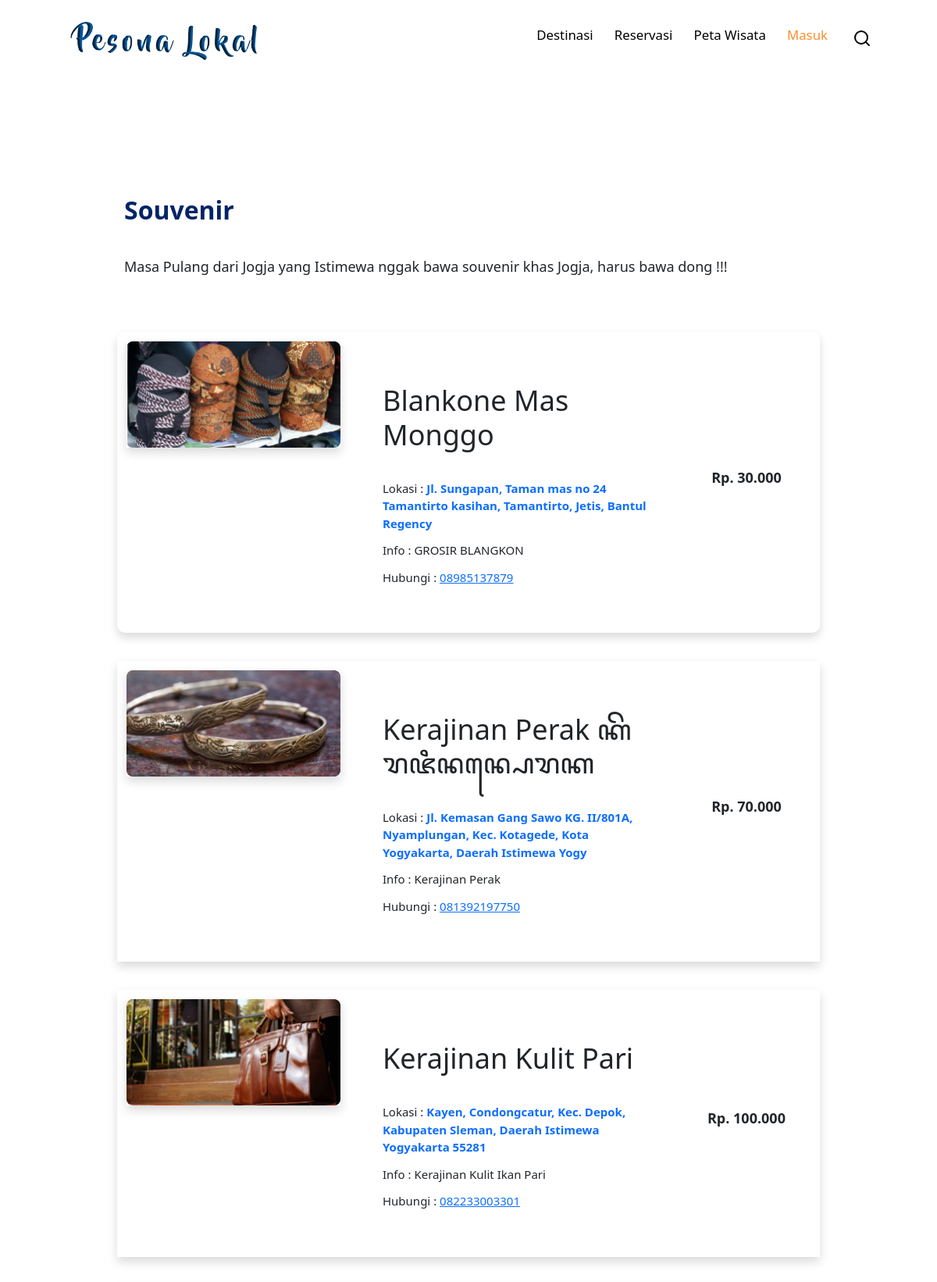
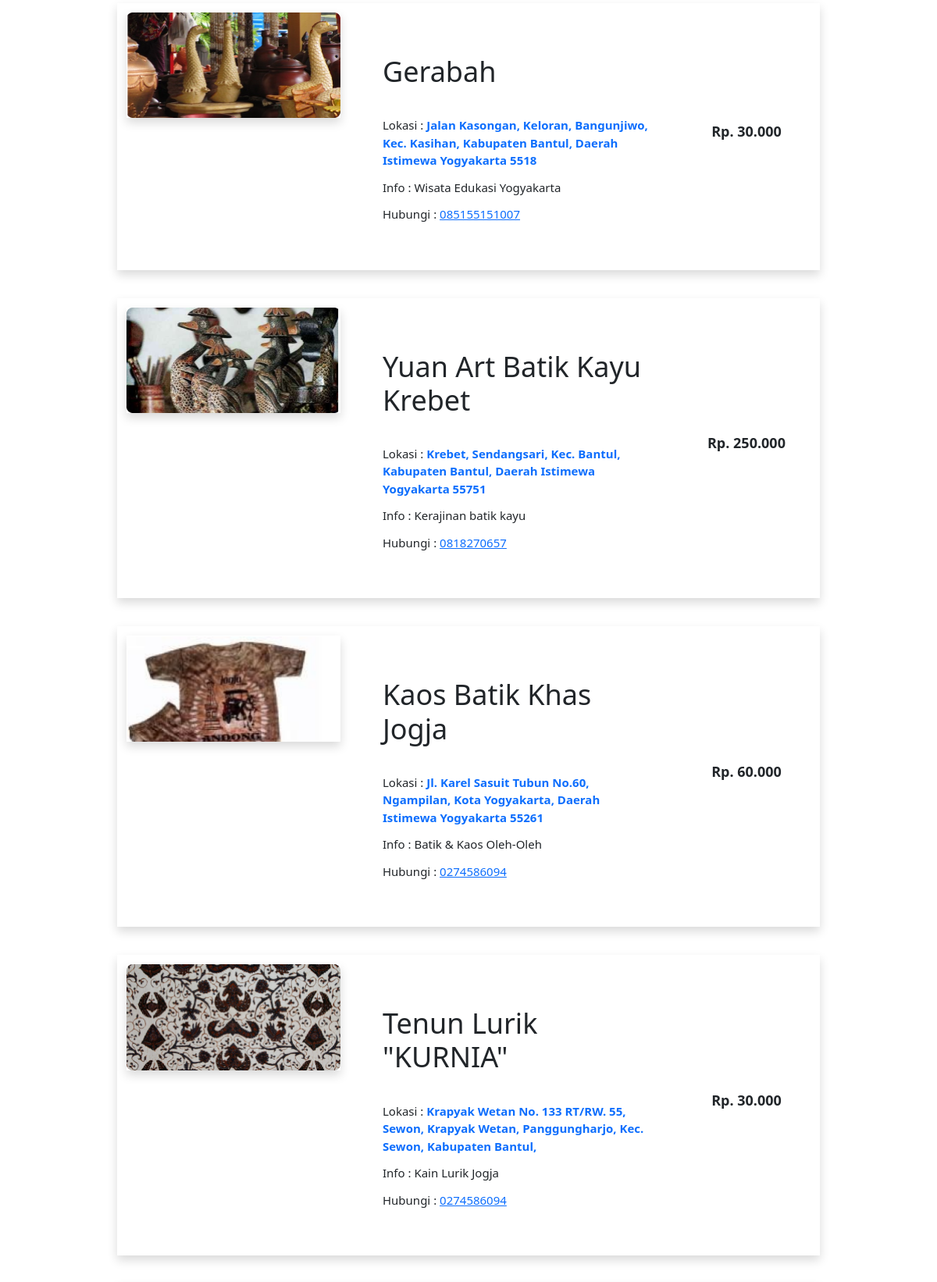
The app's page /souvenir.php (upper part) with its own data (2 pictures, top to bottom).
### tables this page shows
CREATE TABLE `souvenir` (
  `id_sou` int(11) NOT NULL,
  `nama_sou` varchar(100) DEFAULT NULL,
  `lokasi_sou` text NOT NULL,
  `info_sou` text NOT NULL,
  `nomer_sou` text NOT NULL,
  `harga_sou` text NOT NULL
);

### souvenir.php (the view, shortened to what this page needs)
<!DOCTYPE html>
<html lang="en">
<head>
  <link rel="stylesheet" href="./css/boot.css">
  <link rel="stylesheet" href="./css/template.css">
  <link rel="stylesheet" href="./css/strap.css">
  <link rel="stylesheet" href="./css/bootmin.css">
  <link rel="stylesheet" href="./css/main.css">
</head>
<body>
  <nav class="navbar2">
    <a href="home.html" class="navbar2-logo"><img src="./assets/pesona.PNG" alt=""></a>
    <div class="navbar2-nav">
      <a href="destinasi.html" style="text-decoration: none;">Destinasi</a>
      <a href="tiket.html" style="text-decoration: none;">Reservasi</a>
      <a href="petaWisata.html" style="text-decoration: none;">Peta Wisata</a>
      <a href="loginSignUp.html" style="color: #FF8E2B; text-decoration: none;">Masuk</a>
    </div>
    <div class="navbar2-extra">
      <a href="#" id="search"><i data-feather="search"></i></a>
    </div>
  </nav>
  <?php
  $host = "localhost";
  $username = "root";
  $database = "pesona_lokal";
  $password = "";
  $conn = new mysqli($host, $username, $password, $database);
  ?>
  <div class="container my-5 backg">
    <h2 style="padding-top: 150px; font-size: xx-large; font-weight: 600;">Souvenir</h2>
    <p style="font-size: large; font-weight: 350;">Masa Pulang dari Jogja yang Istimewa nggak bawa souvenir khas Jogja, harus bawa dong !!!</p>
    <?php
    $query = "SELECT * FROM souvenir where id_sou = '1'";
    $result = mysqli_query($conn, $query);
    while ($row = mysqli_fetch_assoc($result)) {
    ?>
      <div class="row opacity-100 shadow p-3 mb-5 bg-white" style="background: #ffffffb9; margin-top: 70px; border-radius: 10px;">
        <div class="col-md-4" style="margin-left: inherit;">
          <img class="w-100 shadow" alt="Responsive image" src="./assets/Souvenir (1).png" />
        </div>
        <div class="col-md-6">
          <div class="p-5 mt-4">
            <h1 class="display-5" style="padding-bottom: 30px;"><?php echo $row['nama_sou']; ?></h1>
            <p class="lead">Lokasi : <a class="text-decoration-none" href="https://goo.gl/maps/troaSkKtFuCnrwcP7" style="font-weight: 700;"><?php echo $row['lokasi_sou']; ?></a></p>
            <p class="lead">Info : <?php echo $row['info_sou']; ?></p>
            <p class="lead">Hubungi : <a href="tel:+628985137879" style="font-weight: 500;"><?php echo $row['nomer_sou']; ?></a></p>
          </div>
        </div>
        <div class="col-2 d-flex justify-content-center">
          <div class="align-self-center">
            <p style="font-size: large; font-weight: 600;"><?php echo $row['harga_sou']; ?></p>
          </div>
        </div>
      </div>
    <?php
    }     ?>
    <?php
    $query = "SELECT * FROM souvenir where id_sou = '2'";
    $result = mysqli_query($conn, $query);
    while ($row = mysqli_fetch_assoc($result)) {
    ?>
      <div class="row opacity-100 shadow p-3 mb-5 bg-white">
        <div class="col-md-4" style="margin-left: inherit;">
          <img class="w-100 shadow" alt="Responsive image" src="./assets/Souvenir (10).png" />
        </div>
        <div class="col-md-6">
          <div class="p-5 mt-4">
            <h1 class="display-5" style="padding-bottom: 30px;"><?php echo $row['nama_sou']; ?></h1>
            <p class="lead">Lokasi : <a class="text-decoration-none" href="https://goo.gl/maps/gzag7J73WxERCffDA" style="font-weight: 700;"><?php echo $row['lokasi_sou']; ?></a></p>
            <p class="lead">Info : <?php echo $row['info_sou']; ?></p>
            <p class="lead">Hubungi : <a href="tel:+6281392197750" style="font-weight: 500;"><?php echo $row['nomer_sou']; ?></a></p>
          </div>
        </div>
        <div class="col-2 d-flex justify-content-center">
          <div class="align-self-center">
            <p style="font-size: large; font-weight: 600;"><?php echo $row['harga_sou']; ?></p>
          </div>
        </div>
      </div> <?php
            }     ?>
    <?php
    $query = "SELECT * FROM souvenir where id_sou = '3'";
    $result = mysqli_query($conn, $query);
    while ($row = mysqli_fetch_assoc($result)) {
    ?>
      <div class="row opacity-100 shadow p-3 mb-5 bg-white">
        <div class="col-md-4" style="margin-left: inherit;">
          <img class="w-100 shadow" alt="Responsive image" src="./assets/Souvenir (9).png" />
        </div>
        <div class="col-md-6">
          <div class="p-5 mt-4">
            <h1 class="display-5" style="padding-bottom: 30px;"><?php echo $row['nama_sou']; ?></h1>
            <p class="lead">Lokasi : <a class="text-decoration-none" href="https://goo.gl/maps/UdTX4Hsp3RVQETCE6" style="font-weight: 700;"><?php echo $row['lokasi_sou']; ?></a></p>
            <p class="lead">Info : <?php echo $row['info_sou']; ?></p>
            <p class="lead">Hubungi : <a href="tel:+6282233003301" style="font-weight: 500;"><?php echo $row['nomer_sou']; ?></a></p>
          </div>
        </div>
        <div class="col-2 d-flex justify-content-center">
          <div class="align-self-center">
            <p style="font-size: large; font-weight: 600;"><?php echo $row['harga_sou']; ?></p>
          </div>
        </div>
      </div> <?php
            }     ?>
    <?php
    $query = "SELECT * FROM souvenir where id_sou = '4'";
    $result = mysqli_query($conn, $query);
    while ($row = mysqli_fetch_assoc($result)) {
    ?>
      <div class="row opacity-100 shadow p-3 mb-5 bg-white">
        <div class="col-md-4" style="margin-left: inherit;">
          <img class="w-100 shadow" alt="Responsive image" src="./assets/Souvenir (8).png" />
        </div>
        <div class="col-md-6">
          <div class="p-5 mt-4">
            <h1 class="display-5" style="padding-bottom: 30px;"><?php echo $row['nama_sou']; ?></h1>
            <p class="lead">Lokasi : <a class="text-decoration-none" href="https://goo.gl/maps/fDejdegQsFBAHmzd6" style="font-weight: 700;"><?php echo $row['lokasi_sou']; ?></a></p>
            <p class="lead">Info : <?php echo $row['info_sou']; ?></p>
            <p class="lead">Hubungi : <a href="tel:+6285155151007" style="font-weight: 500;"><?php echo $row['nomer_sou']; ?></a></p>
          </div>
        </div>
        <div class="col-2 d-flex justify-content-center">
          <div class="align-self-center">
            <p style="font-size: large; font-weight: 600;"><?php echo $row['harga_sou']; ?></p>
          </div>
        </div>
      </div> <?php
            }     ?>
    <?php
    $query = "SELECT * FROM souvenir where id_sou = '5'";
    $result = mysqli_query($conn, $query);
    while ($row = mysqli_fetch_assoc($result)) {
    ?>
      <div class="row opacity-100 shadow p-3 mb-5 bg-white">
        <div class="col-md-4" style="margin-left: inherit;">
          <img class="w-100 shadow" alt="Responsive image" src="./assets/Souvenir (7).png" />
        </div>
        <div class="col-md-6">
          <div class="p-5 mt-4">
            <h1 class="display-5" style="padding-bottom: 30px;"><?php echo $row['nama_sou']; ?></h1>
            <p class="lead">Lokasi : <a class="text-decoration-none" href="https://goo.gl/maps/aaYewBUaMWKwYPcm9" style="font-weight: 700;"><?php echo $row['lokasi_sou']; ?></a></p>
            <p class="lead">Info : <?php echo $row['info_sou']; ?></p>
            <p class="lead">Hubungi : <a href="tel:+62818270657" style="font-weight: 500;"><?php echo $row['nomer_sou']; ?></a></p>
          </div>
        </div>
        <div class="col-2 d-flex justify-content-center">
          <div class="align-self-center">
            <p style="font-size: large; font-weight: 600;"><?php echo $row['harga_sou']; ?></p>
          </div>
        </div>
      </div> <?php
            }     ?>
    <?php
    $query = "SELECT * FROM souvenir where id_sou = '6'";
    $result = mysqli_query($conn, $query);
    while ($row = mysqli_fetch_assoc($result)) {
    ?>
      <div class="row opacity-100 shadow p-3 mb-5 bg-white">
        <div class="col-md-4" style="margin-left: inherit;">
          <img class="w-100 shadow" alt="Responsive image" src="./assets/Souvenir (6).png" />
        </div>
        <div class="col-md-6">
          <div class="p-5 mt-4">
            <h1 class="display-5" style="padding-bottom: 30px;"><?php echo $row['nama_sou']; ?></h1>
            <p class="lead">Lokasi : <a class="text-decoration-none" href="https://goo.gl/maps/HfkhuqXna48o3HDm7" style="font-weight: 700;"><?php echo $row['lokasi_sou']; ?></a></p>
            <p class="lead">Info : <?php echo $row['info_sou']; ?></p>
            <p class="lead">Hubungi : <a href="tel:0274586094" style="font-weight: 500;"><?php echo $row['nomer_sou']; ?></a></p>
          </div>
        </div>
        <div class="col-2 d-flex justify-content-center">
          <div class="align-self-center">
            <p style="font-size: large; font-weight: 600;"><?php echo $row['harga_sou']; ?></p>
          </div>
        </div>
      </div> <?php
            }     ?>
    <?php
    $query = "SELECT * FROM souvenir where id_sou = '7'";
    $result = mysqli_query($conn, $query);
    while ($row = mysqli_fetch_assoc($result)) {
    ?>
      <div class="row opacity-100 shadow p-3 mb-5 bg-white">
        <div class="col-md-4" style="margin-left: inherit;">
          <img class="w-100 shadow" alt="Responsive image" src="./assets/Souvenir.png" />
        </div>
        <div class="col-md-6">
          <div class="p-5 mt-4">
            <h1 class="display-5" style="padding-bottom: 30px;"><?php echo $row['nama_sou']; ?></h1>
            <p class="lead">Lokasi : <a class="text-decoration-none" href="https://goo.gl/maps/N1heoy8w6bX1TyN97" style="font-weight: 700;"><?php echo $row['lokasi_sou']; ?></a></p>
            <p class="lead">Info : <?php echo $row['info_sou']; ?></p>
            <p class="lead">Hubungi : <a href="tel:+6287838583338" style="font-weight: 500;"><?php echo $row['nomer_sou']; ?></a></p>
          </div>
        </div>
        <div class="col-2 d-flex justify-content-center">
          <div class="align-self-center">
            <p style="font-size: large; font-weight: 600;"><?php echo $row['harga_sou']; ?></p>
          </div>
        </div>
      </div> <?php
            }     ?>
  </div>
  <link rel="stylesheet" href="https://cdnjs.cloudflare.com/ajax/libs/font-awesome/6.1.1/css/all.min.css">
</body>
</html>

### css/boot.css (style rules this page uses)
html { line-height: 1.5; -webkit-text-size-adjust: 100%; -moz-tab-size: 4; -o-tab-size: 4; tab-size: 4; font-family: ui-sans-serif, system-ui, -apple-system, BlinkMacSystemFont, "Segoe UI", Roboto, "Helvetica Neue", Arial, "Noto Sans", sans-serif, "Apple Color Emoji", "Segoe UI Emoji", "Segoe UI Symbol", "Noto Color Emoji"; font-feature-settings: normal; font-variation-settings: normal; }
body { margin: 0; line-height: inherit; }
h1, h2, h3, h4, h5, h6 { font-size: inherit; font-weight: inherit; }
a { color: inherit; text-decoration: inherit; }
blockquote, dl, dd, h1, h2, h3, h4, h5, h6, hr, figure, p, pre { margin: 0; }
img, svg, video, canvas, audio, iframe, embed, object { display: block; vertical-align: middle; }
img, video { max-width: 100%; height: auto; }
:root { --primary: rgba(16,83,186,1); --bg: #ffffff; }
* { margin: 0; padding: 0; box-sizing: border-box; outline: none; border: none; text-decoration: none; }
body { font-family: "Montserrat" "bold"; background-color: var(--bg); color: #fff; }
.navbar2 { display: flex; justify-content: space-between; align-items: center; padding: 1.4rem 7%; background-color: var(--bg); position: fixed; top: 0; left: 0; right: 0; z-index: 9999; }
.navbar2 .navbar2-logo { font-size: 2rem; font-weight: 700; color: rgba(16,83,186,1); font-style: italic; }
.navbar2 .navbar2-logo img { width: 250px; max-width: fit-content; }
.navbar2 .navbar2-extra a { color: #000; margin: 0 0.5rem; }

### css/template.css (style rules this page uses)
:root { --primary: #ffffff; --bg: #ffffff; font-family: monsterart; }
* { margin: 0; padding: 0; box-sizing: border-box; outline: none; border: none; text-decoration: none; }
body { font-family: monsterart; background-color: var(--bg); color: #fff; }
.navbar2 { display: flex; justify-content: space-between; align-items: center; padding: 1.4rem 7%; background-color: var(--bg); border-bottom: 1px solid var(--primary); position: fixed; top: 0; left: 0; right: 0; z-index: 9999; }
.navbar2-nav { margin-left: auto; padding-right: 20px; }
.navbar2 img { width: 300px; }
.navbar2 .navbar2-nav a { color: #000; display: inline-block; font-size: 1.4rem; margin: 0 1rem; }
.navbar2 .navbar2-nav a::after { content: ''; display: block; padding-bottom: 0.5rem; border-bottom: 0.1rem solid var(--primary); transform: scaleX(0); transition: 0.2s linear; }
.navbar2 .navbar2-extra a { color: #000; margin: 0 0.5rem; }
@media (max-width: 1366px) { html { font-size: 75%; } }

### css/main.css (style rules this page uses)
.container h2 { margin-top: 100px; margin-bottom: 40px; color: #012467; font-size: xx-large; font-weight: 600; }
@media (min-width: 1010px) and (max-width: 1245px) { .container { max-width: 78em !important; padding: 0 27px !important; margin: auto !important; margin-left: -40px; } }

### records on screen
souvenir: nama_sou "Blankone Mas Monggo", lokasi_sou "Jl. Sungapan, Taman mas no 24 Tamantirto kasihan, Tamantirto, Jetis, Bantul Regency", info_sou "GROSIR BLANGKON", nomer_sou "08985137879", harga_sou "Rp. 30.000"
souvenir: nama_sou "Kerajinan Perak ꦏꦼꦫꦗꦶꦤꦤ꧀ꦥꦺꦫꦏ", lokasi_sou "Jl. Kemasan Gang Sawo KG. II/801A, Nyamplungan, Kec. Kotagede, Kota Yogyakarta, Daerah Istimewa Yogy", info_sou "Kerajinan Perak", nomer_sou "081392197750", harga_sou "Rp. 70.000"
souvenir: nama_sou "Kerajinan Kulit Pari", lokasi_sou "Kayen, Condongcatur, Kec. Depok, Kabupaten Sleman, Daerah Istimewa Yogyakarta 55281", info_sou "Kerajinan Kulit Ikan Pari", nomer_sou "082233003301", harga_sou "Rp. 100.000"
souvenir: nama_sou "Gerabah", lokasi_sou "Jalan Kasongan, Keloran, Bangunjiwo, Kec. Kasihan, Kabupaten Bantul, Daerah Istimewa Yogyakarta 5518", info_sou "Wisata Edukasi Yogyakarta", nomer_sou "085155151007", harga_sou "Rp. 30.000"
souvenir: nama_sou "Yuan Art Batik Kayu Krebet", lokasi_sou "Krebet, Sendangsari, Kec. Bantul, Kabupaten Bantul, Daerah Istimewa Yogyakarta 55751", info_sou "Kerajinan batik kayu", nomer_sou "0818270657", harga_sou "Rp. 250.000"
souvenir: nama_sou "Kaos Batik Khas Jogja", lokasi_sou "Jl. Karel Sasuit Tubun No.60, Ngampilan, Kota Yogyakarta, Daerah Istimewa Yogyakarta 55261", info_sou "Batik & Kaos Oleh-Oleh", nomer_sou "0274586094", harga_sou "Rp. 60.000"
souvenir: nama_sou "Tenun Lurik \"KURNIA\"", lokasi_sou "Krapyak Wetan No. 133 RT/RW. 55, Sewon, Krapyak Wetan, Panggungharjo, Kec. Sewon, Kabupaten Bantul,", info_sou "Kain Lurik Jogja", nomer_sou "0274586094", harga_sou "Rp. 30.000"
